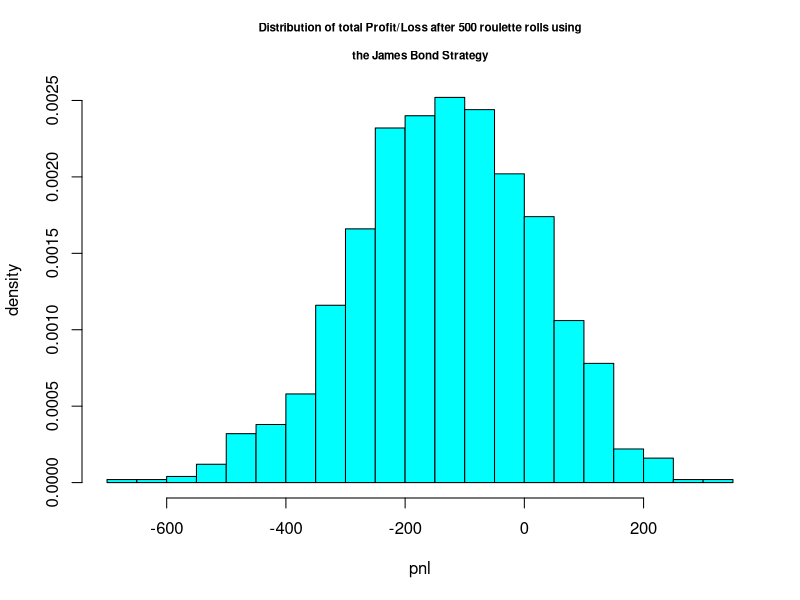

Source code (R): (Note: a time limit stopped this script after it produced the figure.)
## ---- chunk 1
knitr::opts_chunk$set(echo = TRUE)
## ---- chunk 2
library(MASS)
set.seed(1)


roulette <- function(n, numbers=0:36){
  # n = number of rolls
  rolls <- sample(numbers, size=n, replace=TRUE)
  return(rolls)
}

jb_profit <- function(roll, bet=10){
  # for a single roll, calculate winnings
  if (roll >= 19 & roll <= 36) return(0.7*bet - 0.3*bet)
  if (roll >=13 & roll <= 18) return(5*0.25*bet - 0.75*bet)
  if (roll == 0) return(35*0.05*bet - 0.95*bet)
  
  return(-bet)
}

simulate_games <- function(n=1000, rpg=500){
  # Function returns the profits from n games with rpg rolls per game
  # P is the matrix where the entry in position P_{i, j} is the payout 
  # for roll i of game j
  pnl <- vector(length=n)
  P <- matrix(ncol=n, nrow=rpg)  # payout matrix, stores the payout of each roll in the game
  
  
  for (i in 1:n){
    game <- roulette(rpg)
    
    payout_per_roll <- sapply(game, jb_profit)
    P[,i] = payout_per_roll
    pnl[i] <- sum(payout_per_roll)
  }
  
  return(list(pnl, P))
}

# Similar to simulate_games but with stopping conditions
simulate_games_stop <- function(n=1000, rpg=500, stoploss=-50, stopgain=10){
  pnl <- vector(length=n)
  n_rolls <- vector(length=n)
  P <- matrix(ncol=n, nrow=rpg)  # payout matrix, stores the payout of each roll in the game
  
  
  for (i in 1:n){
    game <- roulette(rpg)
    #print(paste0("game:", i))
    payout_per_roll <- sapply(game, jb_profit)
    
    c_payout <- cumsum(payout_per_roll)
    # get the index of the first violation of stop conditions
    for (j in 1:rpg)
      {
      if (c_payout[j] <= stoploss | c_payout[j] >= stopgain) 
        {
        payout_per_roll <- payout_per_roll[1:j]
        break
      }
    }
    
    #print(paste0("stopped after ", j, " rolls"))
    pnl[i] <- sum(payout_per_roll)
    n_rolls[i] <- length(payout_per_roll)
    P[1:j,i] = payout_per_roll
    
  }
  result_df <- data.frame(pnl=pnl, survival=n_rolls)
  
  return(list(result_df, P))
}
## ---- chunk 3
results <- simulate_games()
pnl <- results[[1]]
payout_per_roll <- results[[2]]


# the expected gain/loss falls around -135
# variance is around 23000
truehist(pnl, main='Distribution of total Profit/Loss after 500 roulette rolls using\n
the James Bond Strategy', xlab='pnl', ylab='density', cex.main=0.7)

ev <- mean(pnl); ev
variance <- var(pnl); variance
## ---- chunk 4
# want more certainty of estimates...
par(mfrow=c(1, 2))
n_sims <- 100
evs <- vector(length=n_sims)
vars <- vector(length=n_sims)

for (i in 1:n_sims){
  results <- simulate_games()
  evs[i] <- mean(results[[1]])
  vars[i] <- var(results[[1]])
}

truehist(evs, nbins=5); median(evs)
truehist(vars); median(vars)
mean(sqrt(vars))
## ---- chunk 5
par(mfrow=c(1, 1))
# what is the expected gain/loss on a single roll, and does it converge?
n = 10000
profit_vec <- sapply(roulette(n), jb_profit)
x_hat <- vector(length=n)
for (i in 1:n){
  x_hat[i] <- mean(profit_vec[1:i])
}

plot(1:n, x_hat[1:n], type='l', 
     xlab='rolls', 
     ylab= 'profit',
     main='Sample mean of profit/loss for a single roulette roll, \naveraged over n rolls',
     cex.main=0.7
)
abline(a=-0.27, b=0, col='green', lty=2)

print(paste0("Estimate for n = ",n,": ",x_hat[n]))
## ---- chunk 6
rolls_vec <- seq(500, 1000, 50)

n <- length(rolls_vec)
t1_ev_winnings <- vector(length=n)

for (i in 1:n){
   result <- simulate_games(rpg=rolls_vec[i])
   pnl <- result[[1]]
   
   # for individual expected profit histograms
   # truehist(pnl, main=paste0('Distribution of total Profit/Loss after ',
   #                           rolls_vec[i],
   #                           ' roulette rolls using\n the James Bond Strategy'), 
   #          xlab='pnl', ylab='density', cex.main=0.7)
   t1_ev_winnings[i] <- mean(pnl)
}

plot(1:n, t1_ev_winnings, type='l', main='Expected profit vs Number of rolls',
     xlab = "Number of rolls", ylab='Expected profit')
## ---- chunk 7
results <- simulate_games_stop(stoploss=-50, stopgain=10)
df <- results[[1]]

truehist(df$pnl, main='Distribution of total Profit/Loss after roulette rolls 
using\nthe James Bond Strategy with stopping conditions', 
xlab='pnl', ylab='density', cex.main=0.7, nbins=50)

ev <- mean(df$pnl); ev
variance <- var(df$pnl); variance
survival <- mean(df$survival);survival
summary(df$survival)

truehist(df$survival, main='Number of rolls per game with
         stopgain=10 and stoploss=-50', cex.main=0.7)
